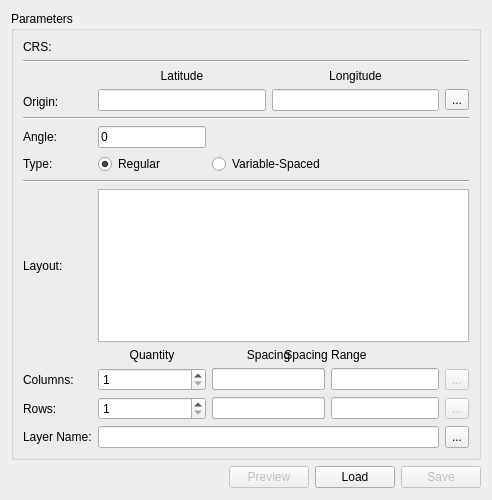
<?xml version="1.0" encoding="UTF-8"?>
<ui version="4.0">
    <class>Form</class>
    <widget class="QWidget" name="Form">
        <property name="geometry">
            <rect>
                <x>0</x>
                <y>0</y>
                <width>463</width>
                <height>500</height>
            </rect>
        </property>
        <property name="windowTitle">
            <string>Form</string>
        </property>
        <layout class="QVBoxLayout" name="verticalLayout_2">
            <item>
                <layout class="QVBoxLayout" name="verticalLayout">
                    <item>
                        <widget class="QGroupBox" name="groupBox">
                            <property name="sizePolicy">
                                <sizepolicy hsizetype="Minimum" vsizetype="Preferred">
                                    <horstretch>0</horstretch>
                                    <verstretch>0</verstretch>
                                </sizepolicy>
                            </property>
                            <property name="title">
                                <string>Parameters</string>
                            </property>
                            <layout class="QGridLayout" name="gridLayout">
                                <item row="6" column="2">
                                    <widget class="QRadioButton" name="radioButtonVariableSpaced">
                                        <property name="text">
                                            <string>Variable-Spaced</string>
                                        </property>
                                    </widget>
                                </item>
                                <item row="11" column="2">
                                    <widget class="QLineEdit" name="lineEditRegularRowsSpacing">
                                        <property name="sizePolicy">
                                            <sizepolicy hsizetype="Minimum" vsizetype="Fixed">
                                                <horstretch>0</horstretch>
                                                <verstretch>0</verstretch>
                                            </sizepolicy>
                                        </property>
                                        <property name="visible">
                                            <bool>true</bool>
                                        </property>
                                    </widget>
                                </item>
                                <item row="11" column="1">
                                    <widget class="QSpinBox" name="spinBoxRowsQuantity">
                                        <property name="sizePolicy">
                                            <sizepolicy hsizetype="Minimum" vsizetype="Fixed">
                                                <horstretch>0</horstretch>
                                                <verstretch>0</verstretch>
                                            </sizepolicy>
                                        </property>
                                        <property name="frame">
                                            <bool>true</bool>
                                        </property>
                                        <property name="minimum">
                                            <number>1</number>
                                        </property>
                                        <property name="maximum">
                                            <number>999999999</number>
                                        </property>
                                    </widget>
                                </item>
                                <item row="5" column="0">
                                    <widget class="QLabel" name="labelAngle">
                                        <property name="sizePolicy">
                                            <sizepolicy hsizetype="Fixed" vsizetype="Preferred">
                                                <horstretch>0</horstretch>
                                                <verstretch>0</verstretch>
                                            </sizepolicy>
                                        </property>
                                        <property name="text">
                                            <string>Angle:</string>
                                        </property>
                                    </widget>
                                </item>
                                <item row="12" column="1" colspan="4">
                                    <widget class="QWidget" name="widgetLayerName" native="true">
                                        <property name="sizePolicy">
                                            <sizepolicy hsizetype="Minimum" vsizetype="Preferred">
                                                <horstretch>0</horstretch>
                                                <verstretch>0</verstretch>
                                            </sizepolicy>
                                        </property>
                                        <layout class="QGridLayout" name="gridLayout_3">
                                            <property name="leftMargin">
                                                <number>0</number>
                                            </property>
                                            <property name="topMargin">
                                                <number>0</number>
                                            </property>
                                            <property name="rightMargin">
                                                <number>0</number>
                                            </property>
                                            <property name="bottomMargin">
                                                <number>0</number>
                                            </property>
                                            <item row="0" column="0">
                                                <widget class="QLineEdit" name="lineEditLayerName">
                                                    <property name="sizePolicy">
                                                        <sizepolicy hsizetype="Minimum" vsizetype="Fixed">
                                                            <horstretch>0</horstretch>
                                                            <verstretch>0</verstretch>
                                                        </sizepolicy>
                                                    </property>
                                                </widget>
                                            </item>
                                            <item row="0" column="1">
                                                <widget class="QToolButton" name="toolButtonLayerName">
                                                    <property name="sizePolicy">
                                                        <sizepolicy hsizetype="Fixed" vsizetype="Preferred">
                                                            <horstretch>0</horstretch>
                                                            <verstretch>0</verstretch>
                                                        </sizepolicy>
                                                    </property>
                                                    <property name="text">
                                                        <string>...</string>
                                                    </property>
                                                </widget>
                                            </item>
                                        </layout>
                                    </widget>
                                </item>
                                <item row="11" column="4">
                                    <widget class="QToolButton" name="toolButtonAddRows">
                                        <property name="enabled">
                                            <bool>false</bool>
                                        </property>
                                        <property name="visible">
                                            <bool>false</bool>
                                        </property>
                                        <property name="text">
                                            <string>...</string>
                                        </property>
                                    </widget>
                                </item>
                                <item row="9" column="2">
                                    <widget class="QLabel" name="labelRegularSpacing">
                                        <property name="sizePolicy">
                                            <sizepolicy hsizetype="Preferred" vsizetype="Preferred">
                                                <horstretch>0</horstretch>
                                                <verstretch>0</verstretch>
                                            </sizepolicy>
                                        </property>
                                        <property name="visible">
                                            <bool>true</bool>
                                        </property>
                                        <property name="text">
                                            <string>Spacing</string>
                                        </property>
                                        <property name="alignment">
                                            <set>Qt::AlignCenter</set>
                                        </property>
                                    </widget>
                                </item>
                                <item row="2" column="1" rowspan="2" colspan="4">
                                    <widget class="QWidget" name="widget" native="true">
                                        <property name="sizePolicy">
                                            <sizepolicy hsizetype="Minimum" vsizetype="Preferred">
                                                <horstretch>0</horstretch>
                                                <verstretch>0</verstretch>
                                            </sizepolicy>
                                        </property>
                                        <layout class="QGridLayout" name="gridLayout_4">
                                            <property name="leftMargin">
                                                <number>0</number>
                                            </property>
                                            <property name="topMargin">
                                                <number>0</number>
                                            </property>
                                            <property name="rightMargin">
                                                <number>0</number>
                                            </property>
                                            <property name="bottomMargin">
                                                <number>0</number>
                                            </property>
                                            <item row="1" column="1">
                                                <widget class="QLineEdit" name="lineEditOriginLongitude">
                                                    <property name="sizePolicy">
                                                        <sizepolicy hsizetype="Minimum" vsizetype="Fixed">
                                                            <horstretch>0</horstretch>
                                                            <verstretch>0</verstretch>
                                                        </sizepolicy>
                                                    </property>
                                                    <property name="text">
                                                        <string />
                                                    </property>
                                                </widget>
                                            </item>
                                            <item row="1" column="2">
                                                <widget class="QToolButton" name="toolButtonCapturePoint">
                                                    <property name="text">
                                                        <string>...</string>
                                                    </property>
                                                    <property name="checkable">
                                                        <bool>true</bool>
                                                    </property>
                                                    <property name="autoRaise">
                                                        <bool>false</bool>
                                                    </property>
                                                </widget>
                                            </item>
                                            <item row="0" column="1">
                                                <widget class="QLabel" name="labelLongitude">
                                                    <property name="sizePolicy">
                                                        <sizepolicy hsizetype="Minimum" vsizetype="Preferred">
                                                            <horstretch>0</horstretch>
                                                            <verstretch>0</verstretch>
                                                        </sizepolicy>
                                                    </property>
                                                    <property name="text">
                                                        <string>Longitude</string>
                                                    </property>
                                                    <property name="alignment">
                                                        <set>Qt::AlignCenter</set>
                                                    </property>
                                                </widget>
                                            </item>
                                            <item row="1" column="0">
                                                <widget class="QLineEdit" name="lineEditOriginLatitude">
                                                    <property name="sizePolicy">
                                                        <sizepolicy hsizetype="Minimum" vsizetype="Fixed">
                                                            <horstretch>0</horstretch>
                                                            <verstretch>0</verstretch>
                                                        </sizepolicy>
                                                    </property>
                                                    <property name="text">
                                                        <string />
                                                    </property>
                                                </widget>
                                            </item>
                                            <item row="0" column="0">
                                                <widget class="QLabel" name="labelLatitude">
                                                    <property name="sizePolicy">
                                                        <sizepolicy hsizetype="Minimum" vsizetype="Preferred">
                                                            <horstretch>0</horstretch>
                                                            <verstretch>0</verstretch>
                                                        </sizepolicy>
                                                    </property>
                                                    <property name="text">
                                                        <string>Latitude</string>
                                                    </property>
                                                    <property name="alignment">
                                                        <set>Qt::AlignCenter</set>
                                                    </property>
                                                </widget>
                                            </item>
                                        </layout>
                                    </widget>
                                </item>
                                <item row="7" column="0" colspan="5">
                                    <widget class="Line" name="line_3">
                                        <property name="orientation">
                                            <enum>Qt::Horizontal</enum>
                                        </property>
                                    </widget>
                                </item>
                                <item row="9" column="1">
                                    <widget class="QLabel" name="labelQuantity">
                                        <property name="sizePolicy">
                                            <sizepolicy hsizetype="Minimum" vsizetype="Preferred">
                                                <horstretch>0</horstretch>
                                                <verstretch>0</verstretch>
                                            </sizepolicy>
                                        </property>
                                        <property name="text">
                                            <string>Quantity</string>
                                        </property>
                                        <property name="alignment">
                                            <set>Qt::AlignCenter</set>
                                        </property>
                                    </widget>
                                </item>
                                <item row="3" column="0">
                                    <widget class="QLabel" name="labelOrigin">
                                        <property name="sizePolicy">
                                            <sizepolicy hsizetype="Fixed" vsizetype="Preferred">
                                                <horstretch>0</horstretch>
                                                <verstretch>0</verstretch>
                                            </sizepolicy>
                                        </property>
                                        <property name="text">
                                            <string>Origin:</string>
                                        </property>
                                    </widget>
                                </item>
                                <item row="10" column="2">
                                    <widget class="QLineEdit" name="lineEditRegularColumnsSpacing">
                                        <property name="sizePolicy">
                                            <sizepolicy hsizetype="Minimum" vsizetype="Fixed">
                                                <horstretch>0</horstretch>
                                                <verstretch>0</verstretch>
                                            </sizepolicy>
                                        </property>
                                        <property name="visible">
                                            <bool>true</bool>
                                        </property>
                                    </widget>
                                </item>
                                <item row="10" column="0">
                                    <widget class="QLabel" name="labelColumns">
                                        <property name="sizePolicy">
                                            <sizepolicy hsizetype="Fixed" vsizetype="Preferred">
                                                <horstretch>0</horstretch>
                                                <verstretch>0</verstretch>
                                            </sizepolicy>
                                        </property>
                                        <property name="text">
                                            <string>Columns:</string>
                                        </property>
                                        <property name="scaledContents">
                                            <bool>false</bool>
                                        </property>
                                        <property name="wordWrap">
                                            <bool>false</bool>
                                        </property>
                                    </widget>
                                </item>
                                <item row="0" column="0">
                                    <widget class="QLabel" name="labelCRS">
                                        <property name="sizePolicy">
                                            <sizepolicy hsizetype="Fixed" vsizetype="Preferred">
                                                <horstretch>0</horstretch>
                                                <verstretch>0</verstretch>
                                            </sizepolicy>
                                        </property>
                                        <property name="text">
                                            <string>CRS:</string>
                                        </property>
                                    </widget>
                                </item>
                                <item row="6" column="0">
                                    <widget class="QLabel" name="labelType">
                                        <property name="sizePolicy">
                                            <sizepolicy hsizetype="Fixed" vsizetype="Preferred">
                                                <horstretch>0</horstretch>
                                                <verstretch>0</verstretch>
                                            </sizepolicy>
                                        </property>
                                        <property name="text">
                                            <string>Type:</string>
                                        </property>
                                    </widget>
                                </item>
                                <item row="1" column="0" colspan="5">
                                    <widget class="Line" name="line">
                                        <property name="orientation">
                                            <enum>Qt::Horizontal</enum>
                                        </property>
                                    </widget>
                                </item>
                                <item row="12" column="0">
                                    <widget class="QLabel" name="labelLayerName">
                                        <property name="sizePolicy">
                                            <sizepolicy hsizetype="Fixed" vsizetype="Preferred">
                                                <horstretch>0</horstretch>
                                                <verstretch>0</verstretch>
                                            </sizepolicy>
                                        </property>
                                        <property name="text">
                                            <string>Layer Name:</string>
                                        </property>
                                    </widget>
                                </item>
                                <item row="0" column="1" colspan="4">
                                    <widget class="QgsProjectionSelectionWidget" name="mQgsProjectionSelectionWidget">
                                        <property name="sizePolicy">
                                            <sizepolicy hsizetype="Minimum" vsizetype="Preferred">
                                                <horstretch>0</horstretch>
                                                <verstretch>0</verstretch>
                                            </sizepolicy>
                                        </property>
                                    </widget>
                                </item>
                                <item row="10" column="1">
                                    <widget class="QSpinBox" name="spinBoxColumnsQuantity">
                                        <property name="sizePolicy">
                                            <sizepolicy hsizetype="Minimum" vsizetype="Fixed">
                                                <horstretch>0</horstretch>
                                                <verstretch>0</verstretch>
                                            </sizepolicy>
                                        </property>
                                        <property name="minimum">
                                            <number>1</number>
                                        </property>
                                        <property name="maximum">
                                            <number>999999999</number>
                                        </property>
                                    </widget>
                                </item>
                                <item row="11" column="0">
                                    <widget class="QLabel" name="labelRows">
                                        <property name="sizePolicy">
                                            <sizepolicy hsizetype="Fixed" vsizetype="Preferred">
                                                <horstretch>0</horstretch>
                                                <verstretch>0</verstretch>
                                            </sizepolicy>
                                        </property>
                                        <property name="lineWidth">
                                            <number>1</number>
                                        </property>
                                        <property name="text">
                                            <string>Rows:</string>
                                        </property>
                                    </widget>
                                </item>
                                <item row="5" column="1">
                                    <widget class="QLineEdit" name="lineEditAngle">
                                        <property name="sizePolicy">
                                            <sizepolicy hsizetype="Minimum" vsizetype="Fixed">
                                                <horstretch>0</horstretch>
                                                <verstretch>0</verstretch>
                                            </sizepolicy>
                                        </property>
                                        <property name="text">
                                            <string>0</string>
                                        </property>
                                    </widget>
                                </item>
                                <item row="6" column="1">
                                    <widget class="QRadioButton" name="radioButtonRegular">
                                        <property name="enabled">
                                            <bool>true</bool>
                                        </property>
                                        <property name="text">
                                            <string>Regular</string>
                                        </property>
                                        <property name="checked">
                                            <bool>true</bool>
                                        </property>
                                    </widget>
                                </item>
                                <item row="4" column="0" colspan="5">
                                    <widget class="Line" name="line_2">
                                        <property name="orientation">
                                            <enum>Qt::Horizontal</enum>
                                        </property>
                                    </widget>
                                </item>
                                <item row="10" column="3">
                                    <widget class="QLineEdit" name="lineEditVariableSpacedColumnsSpacingEnd">
                                        <property name="geometry">
                                            <rect>
                                                <x>0</x>
                                                <y>0</y>
                                                <width>100</width>
                                                <height>30</height>
                                            </rect>
                                        </property>
                                        <property name="sizePolicy">
                                            <sizepolicy hsizetype="Minimum" vsizetype="Fixed">
                                                <horstretch>0</horstretch>
                                                <verstretch>0</verstretch>
                                            </sizepolicy>
                                        </property>
                                        <property name="visible">
                                            <bool>false</bool>
                                        </property>
                                    </widget>
                                </item>
                                <item row="11" column="2">
                                    <widget class="QLineEdit" name="lineEditVariableSpacedRowsSpacingStart">
                                        <property name="geometry">
                                            <rect>
                                                <x>0</x>
                                                <y>0</y>
                                                <width>100</width>
                                                <height>30</height>
                                            </rect>
                                        </property>
                                        <property name="sizePolicy">
                                            <sizepolicy hsizetype="Minimum" vsizetype="Fixed">
                                                <horstretch>0</horstretch>
                                                <verstretch>0</verstretch>
                                            </sizepolicy>
                                        </property>
                                        <property name="visible">
                                            <bool>false</bool>
                                        </property>
                                    </widget>
                                </item>
                                <item row="9" column="2" colspan="2">
                                    <widget class="QLabel" name="labelSpacingRange">
                                        <property name="geometry">
                                            <rect>
                                                <x>0</x>
                                                <y>0</y>
                                                <width>100</width>
                                                <height>30</height>
                                            </rect>
                                        </property>
                                        <property name="sizePolicy">
                                            <sizepolicy hsizetype="Minimum" vsizetype="Preferred">
                                                <horstretch>0</horstretch>
                                                <verstretch>0</verstretch>
                                            </sizepolicy>
                                        </property>
                                        <property name="visible">
                                            <bool>false</bool>
                                        </property>
                                        <property name="text">
                                            <string>Spacing Range</string>
                                        </property>
                                        <property name="alignment">
                                            <set>Qt::AlignCenter</set>
                                        </property>
                                    </widget>
                                </item>
                                <item row="8" column="0">
                                    <widget class="QLabel" name="labelLayout">
                                        <property name="geometry">
                                            <rect>
                                                <x>0</x>
                                                <y>0</y>
                                                <width>100</width>
                                                <height>30</height>
                                            </rect>
                                        </property>
                                        <property name="visible">
                                            <bool>false</bool>
                                        </property>
                                        <property name="text">
                                            <string>Layout:</string>
                                        </property>
                                    </widget>
                                </item>
                                <item row="11" column="3">
                                    <widget class="QLineEdit" name="lineEditVariableSpacedRowsSpacingEnd">
                                        <property name="geometry">
                                            <rect>
                                                <x>0</x>
                                                <y>0</y>
                                                <width>100</width>
                                                <height>30</height>
                                            </rect>
                                        </property>
                                        <property name="sizePolicy">
                                            <sizepolicy hsizetype="Minimum" vsizetype="Fixed">
                                                <horstretch>0</horstretch>
                                                <verstretch>0</verstretch>
                                            </sizepolicy>
                                        </property>
                                        <property name="visible">
                                            <bool>false</bool>
                                        </property>
                                    </widget>
                                </item>
                                <item row="10" column="2">
                                    <widget class="QLineEdit" name="lineEditVariableSpacedColumnsSpacingStart">
                                        <property name="geometry">
                                            <rect>
                                                <x>0</x>
                                                <y>0</y>
                                                <width>100</width>
                                                <height>30</height>
                                            </rect>
                                        </property>
                                        <property name="sizePolicy">
                                            <sizepolicy hsizetype="Minimum" vsizetype="Fixed">
                                                <horstretch>0</horstretch>
                                                <verstretch>0</verstretch>
                                            </sizepolicy>
                                        </property>
                                        <property name="visible">
                                            <bool>false</bool>
                                        </property>
                                    </widget>
                                </item>
                                <item row="8" column="1" colspan="4">
                                    <widget class="QTableWidget" name="tableWidgetLayout">
                                        <property name="sizePolicy">
                                            <sizepolicy hsizetype="Minimum" vsizetype="Expanding">
                                                <horstretch>0</horstretch>
                                                <verstretch>0</verstretch>
                                            </sizepolicy>
                                        </property>
                                        <property name="visible">
                                            <bool>false</bool>
                                        </property>
                                    </widget>
                                </item>
                                <item row="10" column="4">
                                    <widget class="QToolButton" name="toolButtonAddColumns">
                                        <property name="enabled">
                                            <bool>false</bool>
                                        </property>
                                        <property name="visible">
                                            <bool>false</bool>
                                        </property>
                                        <property name="text">
                                            <string>...</string>
                                        </property>
                                    </widget>
                                </item>
                            </layout>
                        </widget>
                    </item>
                    <item>
                        <layout class="QHBoxLayout" name="horizontalLayout">
                            <item>
                                <spacer name="horizontalSpacer">
                                    <property name="orientation">
                                        <enum>Qt::Horizontal</enum>
                                    </property>
                                    <property name="sizeHint" stdset="0">
                                        <size>
                                            <width>40</width>
                                            <height>20</height>
                                        </size>
                                    </property>
                                </spacer>
                            </item>
                            <item>
                                <widget class="QPushButton" name="pushButtonPreview">
                                    <property name="enabled">
                                        <bool>false</bool>
                                    </property>
                                    <property name="text">
                                        <string>Preview</string>
                                    </property>
                                    <property name="checkable">
                                        <bool>false</bool>
                                    </property>
                                </widget>
                            </item>
                            <item>
                                <widget class="QPushButton" name="pushButtonLoad">
                                    <property name="text">
                                        <string>Load</string>
                                    </property>
                                </widget>
                            </item>
                            <item>
                                <widget class="QPushButton" name="pushButtonSave">
                                    <property name="enabled">
                                        <bool>false</bool>
                                    </property>
                                    <property name="text">
                                        <string>Save</string>
                                    </property>
                                </widget>
                            </item>
                        </layout>
                    </item>
                    <item>
                        <spacer name="verticalSpacer">
                            <property name="orientation">
                                <enum>Qt::Vertical</enum>
                            </property>
                            <property name="sizeHint" stdset="0">
                                <size>
                                    <width>20</width>
                                    <height>40</height>
                                </size>
                            </property>
                        </spacer>
                    </item>
                </layout>
            </item>
        </layout>
    </widget>
    <customwidgets>
        <customwidget>
            <class>QgsProjectionSelectionWidget</class>
            <extends>QWidget</extends>
            <header>qgsprojectionselectionwidget.h</header>
        </customwidget>
    </customwidgets>
    <resources />
    <connections />
</ui>
